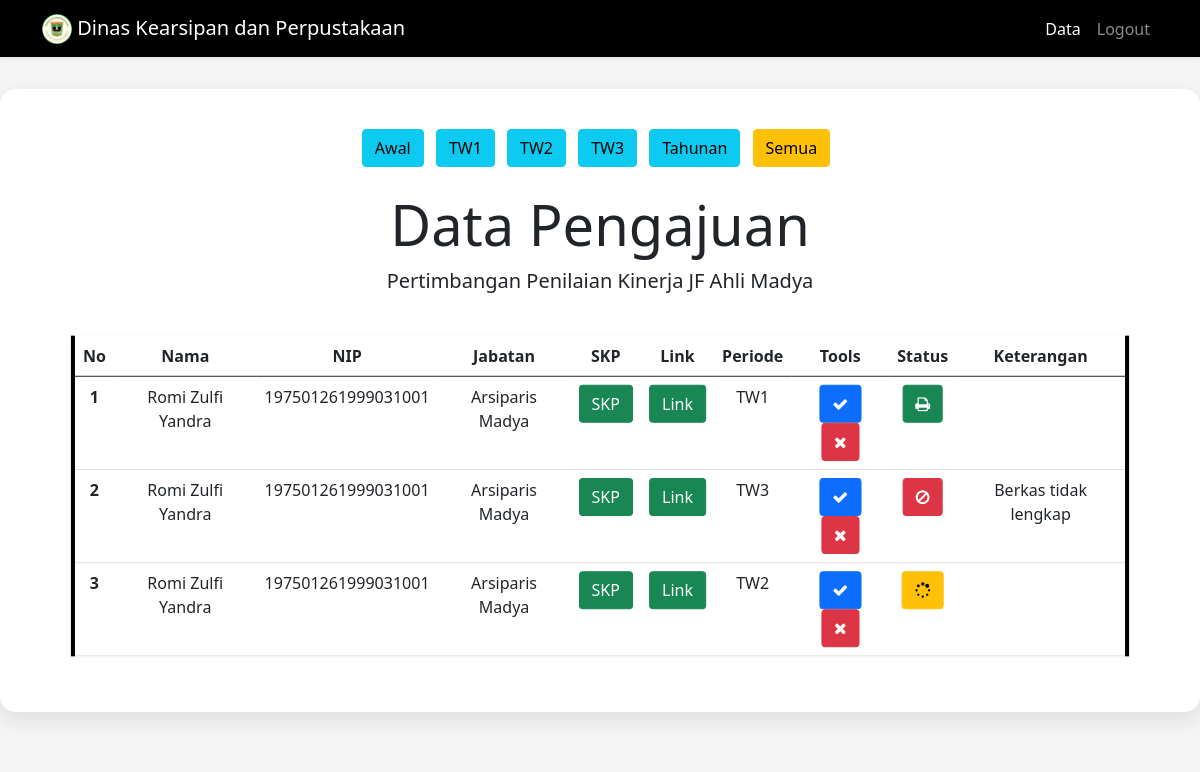
/data.php (signed in), run on an earlier commit of the app's database.
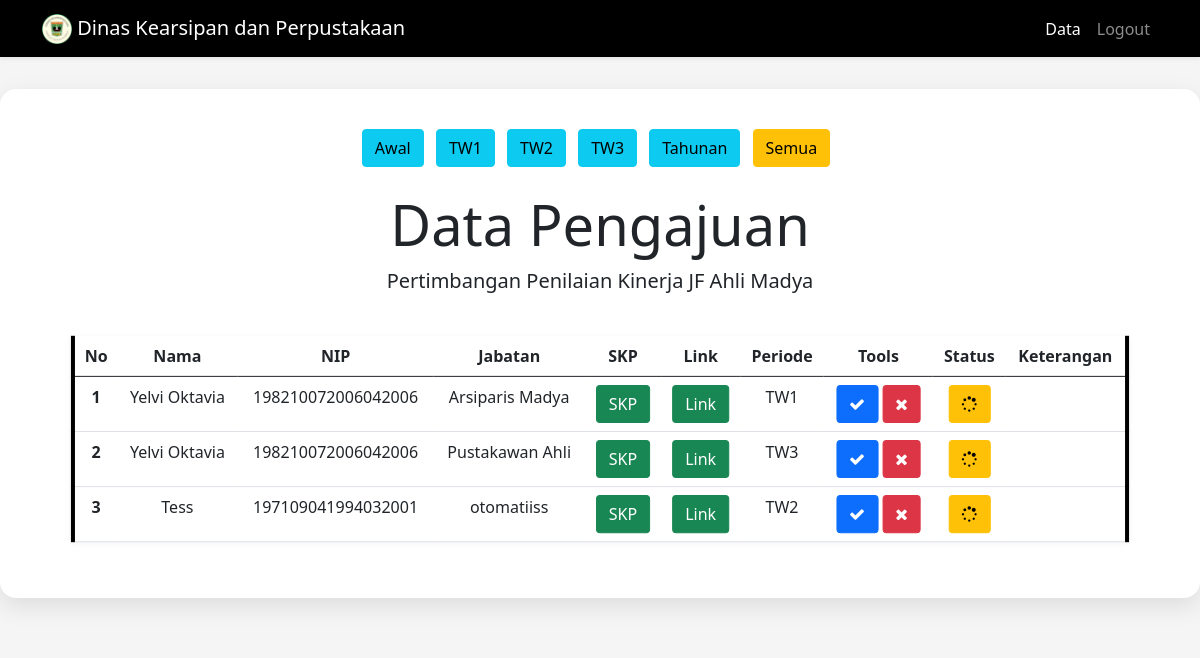
And on a later commit of the database.
### tables this page shows
CREATE TABLE `data` (
  `Nomor` int(100) NOT NULL,
  `Nama` varchar(100) NOT NULL,
  `NIP` bigint(100) NOT NULL,
  `Jabatan` varchar(100) NOT NULL,
  `Bidang` varchar(100) NOT NULL,
  `Kabid` varchar(100) NOT NULL,
  `SKP` varchar(300) NOT NULL,
  `Link` varchar(300) NOT NULL,
  `Periode` enum('Awal','TW1','TW2','TW3','Tahunan') NOT NULL,
  `status` enum('pending','disetujui','revisi') DEFAULT NULL,
  `statuss` enum('pending','disetujui','revisi') NOT NULL,
  `komentar` text NOT NULL,
  `tanggal` datetime DEFAULT current_timestamp()
);

### data.php (the view, shortened to what the changed rows need)
<?php
include "koneksi.php";
?>
<!DOCTYPE html>
<html lang="en">
  <head>
    <link href="https://cdn.jsdelivr.net/npm/bootstrap@5.0.2/dist/css/bootstrap.min.css" rel="stylesheet" />
    <link rel="stylesheet" href="https://stackpath.bootstrapcdn.com/font-awesome/4.7.0/css/font-awesome.min.css">
    <link rel="stylesheet" href="style.css" />
  </head>
  <body style="background-color: whitesmoke">
    <section class="jumbotron text-center">
      <div class="card-custom mx-auto" style="max-width: 1500px;">
        <h1 class="display-4">Data Pengajuan</h1>
        <p class="lead">Pertimbangan Penilaian Kinerja JF Ahli Madya</p><br>
        <div style="padding-left: 2rem; padding-right: 2rem">
          <table class="table table-hover table-stripped">
            <thead>
              <tr>
                <th>No</th>
                <th>Nama</th>
                <th>NIP</th>
                <th>Jabatan</th>
                <th>SKP</th>
                <th>Link</th>
                <th>Periode</th>
                <th>Tools</th>
                <th>Status</th>
                <th>Keterangan</th>
              </tr>
            </thead>
            <tbody>
            <?php
            $bidang = '';
            if ($_SESSION['username'] == '196707241999031006') $bidang = 'Kearsipan';
            $sql = "SELECT * FROM data WHERE Bidang = '$bidang'";
            $query_mysqli = mysqli_query($connect, $sql) or die(mysqli_error($connect));
            $Nomor = 1;
            while($pecah = mysqli_fetch_array($query_mysqli)){
            ?>
              <tr>
                <th scope="row"><?php echo $Nomor++; ?></th>
                <td><?php echo $pecah['Nama']; ?></td>
                <td><?php echo $pecah['NIP']; ?></td>
                <td><?php echo $pecah['Jabatan']; ?></td>
                <td><a class="btn btn-success" href="<?php echo $pecah['SKP']; ?>" target="_blank">SKP</a></td>
                <td>
                  <?php if (strtolower($pecah['Periode']) !== 'awal'): ?>
                    <a class="btn btn-success" href="<?php echo $pecah['Link']; ?>" target="_blank">Link</a>
                  <?php else: ?>
                    <a class="btn btn-warning" href="#"><i class="fa fa-chain-broken"></i></a>
                  <?php endif; ?>
                </td>
                <td><?php echo $pecah['Periode']; ?></td>
                <td>
                  <?php $status = $pecah['status']; $isFinalStatus = ($status == 'disetujui' || $status == 'revisi'); ?>
                  <a href="acc.php?id=<?php echo $pecah['Nomor']; ?>&status=disetujui" class="btn btn-primary <?php echo $isFinalStatus ? 'disabled-link' : ''; ?>" onclick="return <?php echo $isFinalStatus ? 'false' : 'confirm(\'Apakah Anda yakin ingin menyetujui data ini?\')'; ?>;"><i class="fa fa-check"></i></a>
                  <a href="revisi.php?id=<?php echo $pecah['Nomor']; ?>&status=revisi" class="btn btn-danger <?php echo $isFinalStatus ? 'disabled-link' : ''; ?>" onclick="return <?php echo $isFinalStatus ? 'false' : 'confirm(\'Apakah Anda yakin ingin menolak data ini?\')'; ?>;"><i class="fa fa-times"></i></a>
                </td>
                <td>
                  <?php if (strtolower($status) == 'disetujui'): ?>
                    <a class="btn btn-success" href="surat.php?Nomor=<?php echo $pecah['Nomor']; ?>" target="_blank"><i class="fa fa-print"></i></a>
                  <?php elseif (strtolower($status) == 'revisi'): ?>
                    <a class="btn btn-danger" href="#" onclick="showKomentarForm(<?php echo $pecah['Nomor']; ?>)"><i class="fa fa-ban"></i></a>
                  <?php else: ?>
                    <a class="btn btn-warning" href="#"><i class="fa fa-spinner"></i></a>
                  <?php endif; ?>
                </td>
                <td><?php echo $pecah['komentar']; ?></td>
              </tr>
            <?php } ?>
            </tbody>
          </table>
        </div>
      </div>
    </section>
  </body>
</html>

What changed in the data, as far as the page shows it:
removed data: Nama "Romi Zulfi Yandra", NIP "197501261999031001", Jabatan "Arsiparis Madya", Periode "TW1"
now on this page (row edited): data: Nama "Yelvi Oktavia", NIP "198210072006042006", Jabatan "Arsiparis Madya", Periode "TW1", status "pending" (drawn)
changed data "TW3": Nama "Romi Zulfi Yandra" → "Yelvi Oktavia"; NIP "197501261999031001" → "198210072006042006"; Jabatan "Arsiparis Madya" → "Pustakawan Ahli"; status "revisi" → "pending" (drawn); komentar "Berkas tidak lengkap" → (not shown)
changed data "TW2": Nama "Romi Zulfi Yandra" → "Tess"; NIP "197501261999031001" → "197109041994032001"; Jabatan "Arsiparis Madya" → "otomatiiss"
